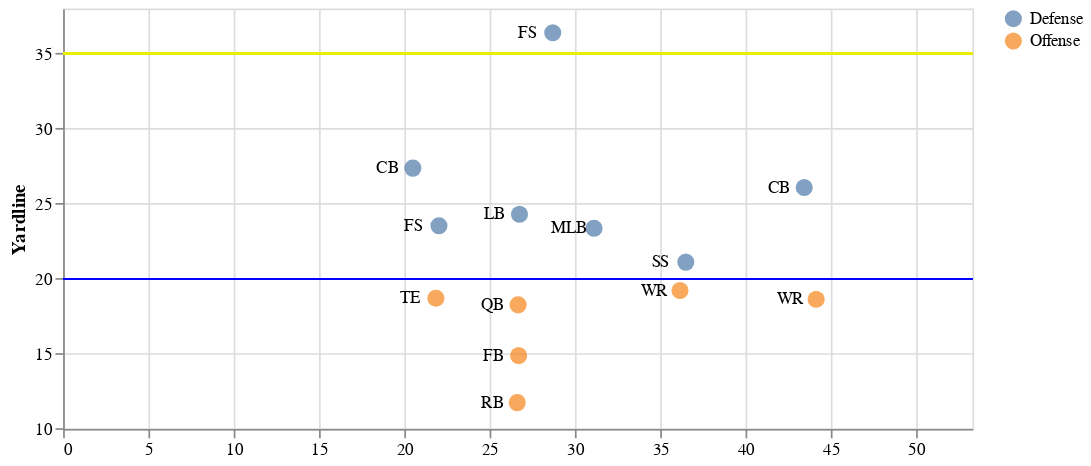

Notebook code for this chart:
### Code cell
from play_vis import create_starting_chart, create_full_chart

game_id = positions['gameId'].iloc[0]
play_id = positions['playId'].iloc[0]

# Below is an example of how to create the starting chart.
create_starting_chart(positions, game_id, play_id)

### Figure 1 — Vega-Lite specification as saved in the notebook (floating-point values rounded to 4 significant figures)
{"usermeta": {"embedOptions": {"theme": "fivethirtyeight"}}, "config": {"view": {"continuousWidth": 400, "continuousHeight": 300}}, "layer": [{"mark": {"type": "circle", "dx": 5, "dy": 5, "size": 100}, "encoding": {"color": {"type": "nominal", "field": "off", "title": null}, "x": {"type": "quantitative", "field": "y_dir", "scale": {"domain": [0, 53.3]}}, "y": {"type": "quantitative", "field": "x_dir"}}}, {"mark": {"type": "text", "dx": -15, "fontSize": 10}, "encoding": {"text": {"type": "nominal", "field": "position"}, "x": {"type": "quantitative", "field": "y_dir", "scale": {"domain": [0, 53.3]}, "title": null}, "y": {"type": "quantitative", "field": "x_dir", "scale": {"zero": false}, "title": "Yardline"}}}, {"mark": {"type": "rule", "color": "blue"}, "encoding": {"y": {"type": "quantitative", "field": "yardline_dir"}}}, {"mark": {"type": "rule", "color": "#ECEC01"}, "encoding": {"y": {"type": "quantitative", "field": "yardline_first_dir"}}}], "data": {"name": "data-2063b21684a3a9b38b22adbdfe81b23a"}, "height": 246.4, "width": 533.0, "$schema": "https://vega.github.io/schema/vega-lite/v4.8.1.json", "datasets": {"data-2063b21684a3a9b38b22adbdfe81b23a": [{"nflId": 310.0, "x_100": 81.74, "y": 26.67, "position": "QB", "yardline_100": 80.0, "yardline_first": 65.0, "off": "Offense", "x_dir": 18.26, "yardline_dir": 20.0, "yardline_first_dir": 35.0, "y_dir": 26.67}, {"nflId": 79850.0, "x_100": 78.89, "y": 36.5, "position": "SS", "yardline_100": 80.0, "yardline_first": 65.0, "off": "Defense", "x_dir": 21.11, "yardline_dir": 20.0, "yardline_first_dir": 35.0, "y_dir": 36.5}, {"nflId": 2495000.0, "x_100": 81.36, "y": 44.14, "position": "WR", "yardline_100": 80.0, "yardline_first": 65.0, "off": "Offense", "x_dir": 18.64, "yardline_dir": 20.0, "yardline_first_dir": 35.0, "y_dir": 44.14}, {"nflId": 2496000.0, "x_100": 76.47, "y": 22.03, "position": "FS", "yardline_100": 80.0, "yardline_first": 65.0, "off": "Defense", "x_dir": 23.53, "yardline_dir": 20.0, "yardline_first_dir": 35.0, "y_dir": 22.03}, {"nflId": 2533000.0, "x_100": 80.78, "y": 36.16, "position": "WR", "yardline_100": 80.0, "yardline_first": 65.0, "off": "Offense", "x_dir": 19.22, "yardline_dir": 20.0, "yardline_first_dir": 35.0, "y_dir": 36.16}, {"nflId": 2535000.0, "x_100": 63.61, "y": 28.7, "position": "FS", "yardline_100": 80.0, "yardline_first": 65.0, "off": "Defense", "x_dir": 36.39, "yardline_dir": 20.0, "yardline_first_dir": 35.0, "y_dir": 28.7}, {"nflId": 2544000.0, "x_100": 88.25, "y": 26.62, "position": "RB", "yardline_100": 80.0, "yardline_first": 65.0, "off": "Offense", "x_dir": 11.75, "yardline_dir": 20.0, "yardline_first_dir": 35.0, "y_dir": 26.62}, {"nflId": 2552000.0, "x_100": 76.63, "y": 31.12, "position": "MLB", "yardline_100": 80.0, "yardline_first": 65.0, "off": "Defense", "x_dir": 23.37, "yardline_dir": 20.0, "yardline_first_dir": 35.0, "y_dir": 31.12}, {"nflId": 2553000.0, "x_100": 72.63, "y": 20.5, "position": "CB", "yardline_100": 80.0, "yardline_first": 65.0, "off": "Defense", "x_dir": 27.37, "yardline_dir": 20.0, "yardline_first_dir": 35.0, "y_dir": 20.5}, {"nflId": 2555000.0, "x_100": 73.92, "y": 43.44, "position": "CB", "yardline_100": 80.0, "yardline_first": 65.0, "off": "Defense", "x_dir": 26.08, "yardline_dir": 20.0, "yardline_first_dir": 35.0, "y_dir": 43.44}, {"nflId": 2555000.0, "x_100": 81.3, "y": 21.85, "position": "TE", "yardline_100": 80.0, "yardline_first": 65.0, "off": "Offense", "x_dir": 18.7, "yardline_dir": 20.0, "yardline_first_dir": 35.0, "y_dir": 21.85}, {"nflId": 2558000.0, "x_100": 75.7, "y": 26.75, "position": "LB", "yardline_100": 80.0, "yardline_first": 65.0, "off": "Defense", "x_dir": 24.3, "yardline_dir": 20.0, "yardline_first_dir": 35.0, "y_dir": 26.75}, {"nflId": 2559000.0, "x_100": 85.12, "y": 26.7, "position": "FB", "yardline_100": 80.0, "yardline_first": 65.0, "off": "Offense", "x_dir": 14.88, "yardline_dir": 20.0, "yardline_first_dir": 35.0, "y_dir": 26.7}]}}
